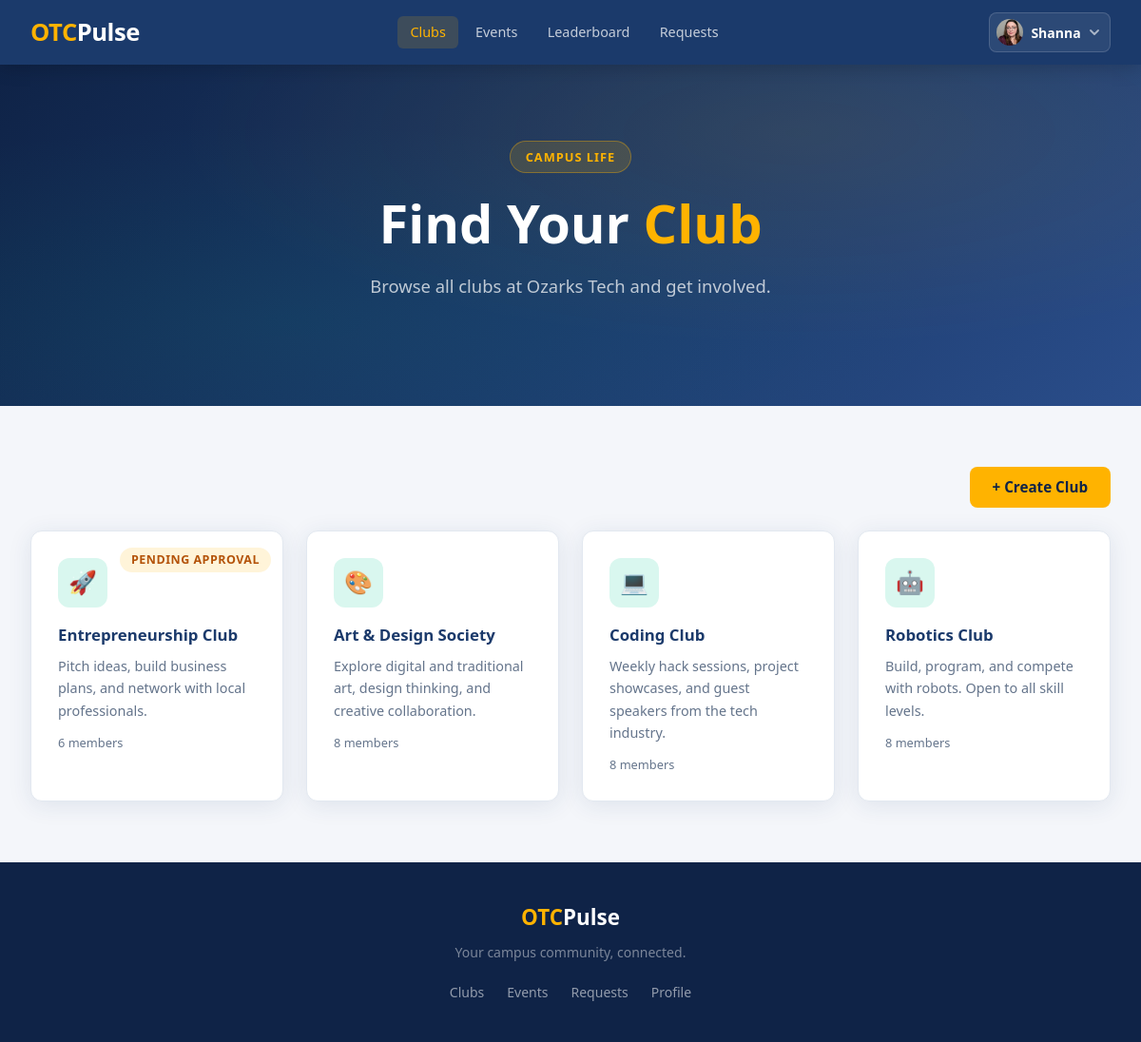
The app's page /clubs/ (signed in), older data.
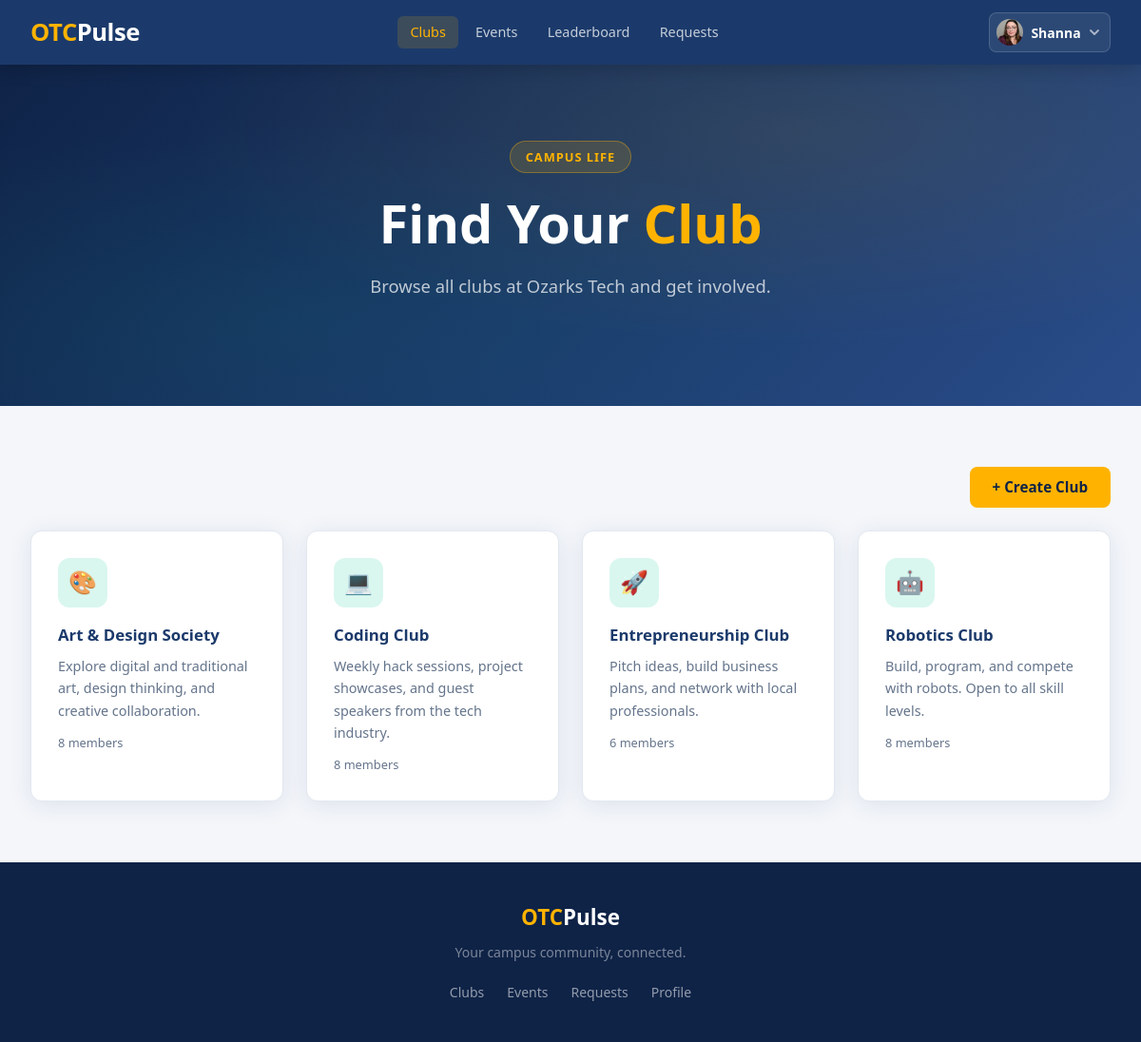
The same page, newer data.
### clubhouse/models.py (models this page shows, shortened)
class Club(models.Model):
    name = models.CharField(max_length=50)
    advisors = models.ManyToManyField(
        Profile,
        related_name='faculty_advisor',
        blank=True,
    )
    officers = models.ManyToManyField(
        Profile,
        related_name='club_officer',
        blank=True,
    )
    description = models.TextField()
    members = models.ManyToManyField(
        Profile,
        related_name ='club_member',
        blank=True,
    )
    slug = models.SlugField(max_length=60, unique=True, blank=True)
    emoji = models.CharField(max_length=10, blank=True, default='🏛️')
    image = models.ImageField(upload_to='club_images/', null=True, blank=True)
    officer_applicants = models.ManyToManyField(
        Profile,
        related_name='officer_applications',
        blank=True,
    )
    approved = models.BooleanField(default=False)
    denied = models.BooleanField(default=False)
    pending_advisor_name = models.CharField(max_length=100, blank=True, default='')
    pending_advisor_email = models.EmailField(blank=True, default='')

### clubhouse/views.py (the view)
# urls.py: path('', views.club_list, name='club_list'),
@login_required
def club_list(request):
    profile = request.user.profile
    is_admin = profile.role == profile.Role.ADMIN
    if is_admin:
        all_clubs = Club.objects.all().order_by('approved', 'denied', 'name')
    else:
        all_clubs = Club.objects.filter(approved=True, denied=False)
    paginator = Paginator(all_clubs, 6)
    page_number = request.GET.get('page', 1)
    try:
        clubs = paginator.page(page_number)
    except EmptyPage:
        clubs = paginator.page(paginator.num_pages)
    except PageNotAnInteger:
        clubs = paginator.page(1)
    return render(request, 'clubhouse/club_list.html', {
        'clubs': clubs,
        'is_admin': is_admin,
        'section': 'clubhouse',
    })

### clubhouse/templates/clubhouse/club_list.html (shortened to what this page needs)
{% extends 'base.html' %}
{% block content %}
<section class="hero hero-short">
    <div class="hero-inner">
        <span class="hero-badge">Campus Life</span>
        <h1>Find Your <span class="highlight">Club</span></h1>
        <p>Browse all clubs at Ozarks Tech and get involved.</p>
    </div>
</section>
<section class="section">
    <div class="section-inner">
        <div class="flex-end-bar">
            <a href="{% url 'clubhouse:club_create' %}" class="btn btn-primary">+ Create Club</a>
        </div>
        {% if clubs %}
            <div class="card-grid">
                {% for club in clubs %}
                    <a href="{% url 'clubhouse:club_detail' club.slug %}" class="card card-link" style="position: relative;">
                        {% if is_admin and club.denied %}
                            <span class="profile-role-badge badge-red" style="position:absolute;top:0.75rem;right:0.75rem;">Denied</span>
                        {% elif is_admin and not club.approved %}
                            <span class="profile-role-badge badge-gold" style="position:absolute;top:0.75rem;right:0.75rem;">Pending Approval</span>
                        {% endif %}
                        {% if club.image %}
                            <img class="club-icon-img" src="{{ club.image.url }}" alt="{{ club.name }}">
                        {% else %}
                            <div class="card-icon icon-teal">{{ club.emoji|default:'🏛️' }}</div>
                        {% endif %}
                        <h3>{{ club.name }}</h3>
                        <p>{{ club.description|truncatewords:20 }}</p>
                        <div class="club-meta">
                            <span>{{ club.members.count }} member{{ club.members.count|pluralize }}</span>
                        </div>
                    </a>
                {% endfor %}
            </div>
        {% else %}
            <div class="empty-state">
                <div class="auth-success-icon">🏛️</div>
                <h3>No clubs yet</h3>
                <p>Check back soon — clubs are being added.</p>
            </div>
        {% endif %}
    </div>
</section>
{% endblock %}

Row changes from the older to the newer data that the page shows:
changed Club "Entrepreneurship Club": no longer shows "PENDING APPROVAL"; moves down the list
